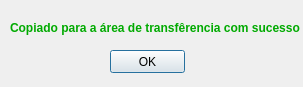
<?xml version="1.0" encoding="UTF-8"?>
<ui version="4.0">
 <class>Dialog</class>
 <widget class="QDialog" name="Dialog">
  <property name="geometry">
   <rect>
    <x>0</x>
    <y>0</y>
    <width>303</width>
    <height>87</height>
   </rect>
  </property>
  <property name="windowTitle">
   <string>Dialog</string>
  </property>
  <widget class="QPushButton" name="ok">
   <property name="geometry">
    <rect>
     <x>110</x>
     <y>50</y>
     <width>75</width>
     <height>23</height>
    </rect>
   </property>
   <property name="text">
    <string>OK</string>
   </property>
  </widget>
  <widget class="QLabel" name="label">
   <property name="geometry">
    <rect>
     <x>10</x>
     <y>20</y>
     <width>291</width>
     <height>16</height>
    </rect>
   </property>
   <property name="font">
    <font>
     <weight>75</weight>
     <bold>true</bold>
    </font>
   </property>
   <property name="styleSheet">
    <string notr="true">color: rgb(0, 170, 0);</string>
   </property>
   <property name="text">
    <string>Copiado para a área de transfêrencia com sucesso</string>
   </property>
  </widget>
 </widget>
 <resources/>
 <connections/>
</ui>
